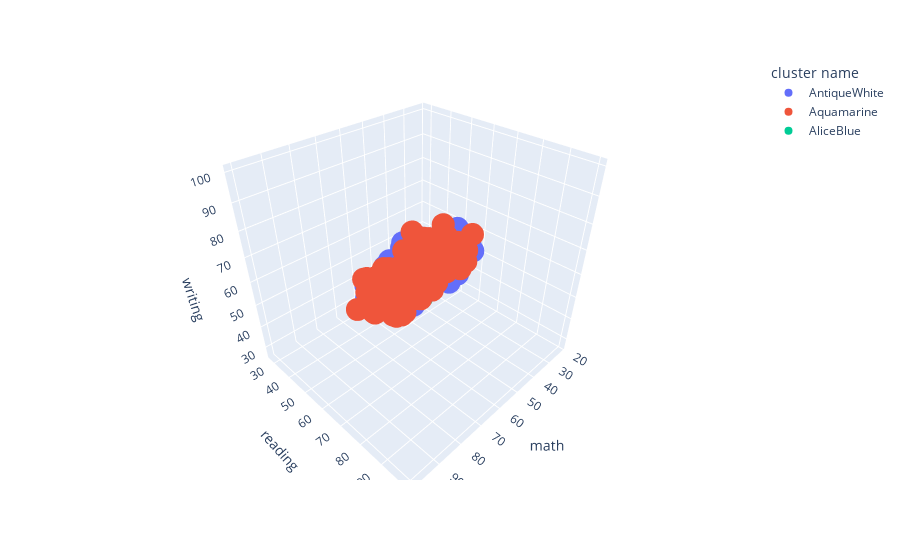

Notebook source saved alongside this figure:
### Code cell
#Visualize clusters

#Naming clusters equal to color name
cluster_name = ({0 : 'AliceBlue', 
                        1 : 'AntiqueWhite',
                        2 : 'Aquamarine'})
kmeans_df['cluster name'] = kmeans_df['cluster'].map(cluster_name)

#Plotting
fig = px.scatter_3d(kmeans_df, x = 'math', 
                    y = 'reading', 
                    z = 'writing',
                    color = 'cluster name')
fig.show()

### Figure 1 — Plotly figure (JSON) as saved in the notebook; plotly's stock layout.template omitted (floating-point values rounded to 4 significant figures; data arrays with more than 128 entries replaced by an {"elided": "..."} marker saying what was removed)
{"data": [{"hovertemplate": "cluster name=AntiqueWhite<br>math=%{x}<br>reading=%{y}<br>writing=%{z}<extra></extra>", "legendgroup": "AntiqueWhite", "marker": {"color": "#636efa", "symbol": "circle"}, "mode": "markers", "name": "AntiqueWhite", "scene": "scene", "showlegend": true, "type": "scatter3d", "x": {"elided": "436 int values"}, "y": {"elided": "436 int values"}, "z": {"elided": "436 int values"}}, {"hovertemplate": "cluster name=Aquamarine<br>math=%{x}<br>reading=%{y}<br>writing=%{z}<extra></extra>", "legendgroup": "Aquamarine", "marker": {"color": "#EF553B", "symbol": "circle"}, "mode": "markers", "name": "Aquamarine", "scene": "scene", "showlegend": true, "type": "scatter3d", "x": {"elided": "287 int values"}, "y": {"elided": "287 int values"}, "z": {"elided": "287 int values"}}, {"hovertemplate": "cluster name=AliceBlue<br>math=%{x}<br>reading=%{y}<br>writing=%{z}<extra></extra>", "legendgroup": "AliceBlue", "marker": {"color": "#00cc96", "symbol": "circle"}, "mode": "markers", "name": "AliceBlue", "scene": "scene", "showlegend": true, "type": "scatter3d", "x": {"elided": "270 int values"}, "y": {"elided": "270 int values"}, "z": {"elided": "270 int values"}}], "layout": {"legend": {"title": {"text": "cluster name"}, "tracegroupgap": 0}, "margin": {"t": 60}, "scene": {"domain": {"x": [0, 1], "y": [0, 1]}, "xaxis": {"title": {"text": "math"}}, "yaxis": {"title": {"text": "reading"}}, "zaxis": {"title": {"text": "writing"}}}}}
